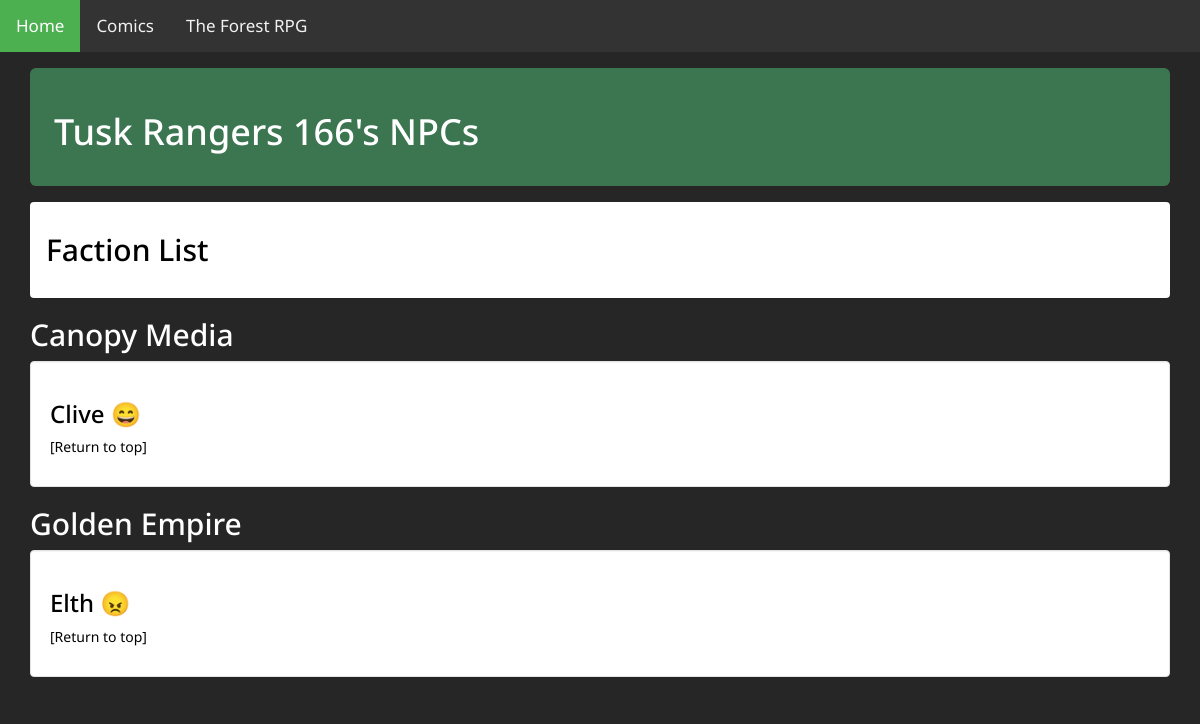
The app's page /rpg/group/3/npcs with its own data.
### stats/models.py (models this page shows, shortened)
class Group(models.Model):
	GID = models.AutoField(primary_key=True)
	FID = models.ForeignKey(Faction, on_delete=models.CASCADE)
	Name = models.CharField(max_length=200)
	GC_notes = models.CharField(max_length=2000,blank=True, null=True)

class Faction(models.Model):
	FID = models.AutoField(primary_key=True)
	Name =  models.CharField(max_length=200)
	Image  =  models.CharField(max_length=200, blank=True, null=True)
	Details =  models.CharField(max_length=2000,blank=True, null=True)
	GC_notes = models.CharField(max_length=2000,blank=True, null=True)
	def __str__(self):
		return self.Name

class NPC_Disposition(models.Model):
	NID = models.ForeignKey(NPC, on_delete=models.CASCADE)
	GID = models.ForeignKey(Group, on_delete=models.CASCADE)
	Disposition = models.IntegerField(default=0)
	Details = models.CharField(max_length=2000,blank=True, null=True)
	EmogiOverride = models.CharField(max_length=5,blank=True, null=True)
	GC_notes = models.CharField(max_length=2000,blank=True, null=True)
	class Meta:
		unique_together = ('NID', 'GID')
		verbose_name = 'NPC_Disposition'
		verbose_name_plural = 'NPC_Dispositions'

class NPC(models.Model):
	NID = models.AutoField(primary_key=True)
	Name =  models.CharField(max_length=200)
	Image  =  models.CharField(max_length=200, blank=True, null=True)
	Alive = models.BooleanField(default = True)
	Status = models.ForeignKey(Status, on_delete=models.CASCADE)
	FID = models.ForeignKey(Faction, on_delete=models.CASCADE)
	Appearance  =  models.CharField(max_length=2000)
	Details =  models.CharField(max_length=2000,blank=True, null=True)
	GC_notes = models.CharField(max_length=2000,blank=True, null=True)
	class Meta:
		verbose_name = 'NPC'
		verbose_name_plural = 'NPCs'

### stats/views.py (the view)
# urls.py: path('group/<int:GIDin>/npcs', views.NPClist, name = 'NPClist'),
def NPClist(request, GIDin):
	if CanViewGroup(request,GIDin):
		theGroup = get_object_or_404(Group,GID = GIDin)
		NPC_dis = NPC_Disposition.objects.filter(GID = GIDin).order_by('NID__FID__Name','NID__Name')
		NPC_fac = Faction.objects.filter(FID__in = set(NPC_dis.values_list('NID__FID', flat=True))).order_by('Name')
		return render(request, 'stats/NPCList.html', {'Group':theGroup,'NPCList':NPC_dis, 'NPCFaction':NPC_fac})
	else:
		return HttpResponseRedirect(reverse('index'))

### stats/views.py (called while the page is built)
def CanViewGroup(request,GIDin):
	userHasGroup = False
	publicGroups = public_Group.objects.filter(GID = GIDin).first()
	if publicGroups != None:
		userHasGroup = publicGroups.IsPublic
	if not userHasGroup:
		userHasGroup = isGameCommander(request, GIDin)
	if not userHasGroup and request.user.is_authenticated:
			accessstats = Group_Access.objects.filter(PID = getPid(request), GID = GIDin).first()
			if accessstats != None:
				userHasGroup = accessstats.IsPlayer
	return userHasGroup

### stats/templates/stats/NPCList.html (shortened to what this page needs)
{% extends 'stats/base.html' %}
{% block content %}
<div class="container-fluid">
	<div class="col-md-12">
		<div class="well-lg">
		  <h1 class="active"><a href="{% url 'group' Group.GID %}">{{ Group.Name }}</a>'s NPCs</h1>
		 </div>
		{% if NPCList %}
			<section id = 'contents'>
			  <div class="panel panel">
				<div class="panel-heading">
				  <h4 class="panel-title">
					<a data-toggle="collapse" href="#collapse1"><h2>Faction List<h2></a>
				  </h4>
				</div>
			  </div>
		</section>
			{% for Fac in NPCFaction %}
				<section id = '{{ Fac }}'>
				<h2><a href="{% url 'FactionPage' Group.GID Fac.FID %}">{{ Fac.Name }}</a></h2>
				<div class = 'well'>{% for NPC in NPCList %}{% if NPC.NID.FID == Fac %}
					<h3><a href="{% url 'NPCpage' Group.GID NPC.NID.NID %}">{% if NPC.NID.Alive is False %}(&#x1F480){% endif %}{{ NPC.NID.Name }}
					{% if NPC.EmogiOverride is not nothing %} {{ NPC.EmogiOverride }}
					{% elif NPC.Disposition < -5 %} &#x1F624
					{% elif NPC.Disposition < 0 %}  &#x1F620
					{% elif NPC.Disposition == 0 %} &#x1F610
					{% elif NPC.Disposition > 5 %} 	&#x1F604
					{% elif NPC.Disposition > 0 %} 	&#x1F642
					{% endif %}</h3></a>{% endif %}{% endfor %}
				<p><a href = "#contents">[Return to top]</a></p></div></section>
			{% endfor %}
			{% else %}
			<div class = 'well'><p>No NPCs are available.</p></div>
			{% endif %}
	</div>
</div>
{% endblock %}

### stats/templates/stats/base.html (style rules this page uses)
body { font-family: 'Noto Sans', sans-serif; background: #262626; !important; }
body a { color: White; }
.well-lg { color: ; background-color: #3b7651; //padding: 6px 8px 6px 16px; margin: 16px 0; }
.well { color: black; background-color: white; }
.well a { color: black; }
.panel { background-color: white;color: black; }
.panel a { color: black; }

### records on screen
Group: Name "Tusk Rangers 166"
Faction: Name "Canopy Media"
NPC_Disposition: NID.Name "Clive"
Faction: Name "Golden Empire"
NPC_Disposition: NID.Name "Elth"
